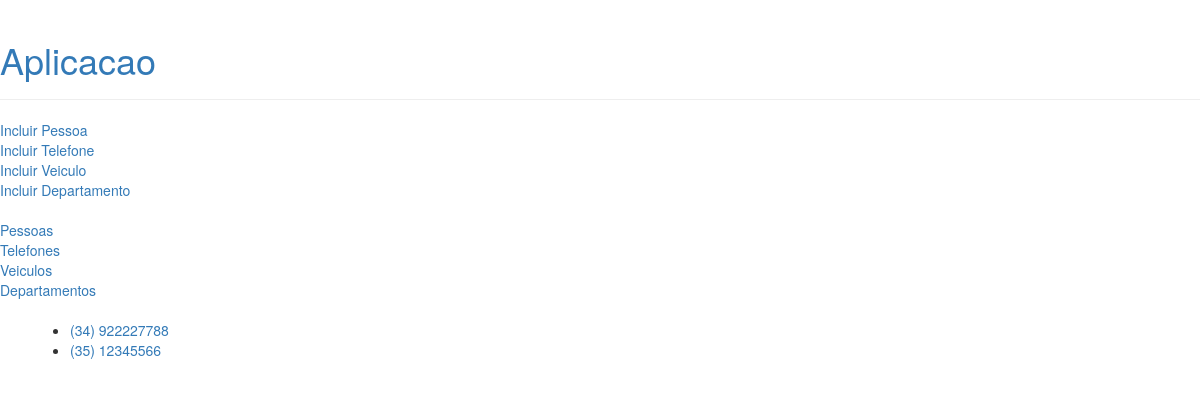
The app's page /telefones/ with its own data.
### aplicacao/models.py (models this page shows, shortened)
class Telefone(models.Model):
    ddd = models.IntegerField(null=True)
    numero = models.IntegerField(null=True)
    proprietario = models.ForeignKey(
        Pessoa,
        on_delete=models.RESTRICT,
        null=True
    )
    OPCOES_TIPO_TELEFONE = [
        ('P','Pessoal'),
        ('C','Comercial'),
        ('I','Indefinido')
    ]
    tipo = models.CharField(
        max_length=1,
        choices=OPCOES_TIPO_TELEFONE,
        default='I'
    )
    objects = TelefoneManager()

### aplicacao/views/viewstelefones.py (the view)
# urls.py: path('telefones/', viewstelefones.telefones, name='telefones'),
def telefones(request):
    db_telefones = Telefone.objects.todos().values()
    payload = { 'todostelefones' : list(db_telefones) }
    template = loader.get_template('telefone/listartelefones.html')
    return HttpResponse(template.render(payload, request))

### aplicacao/models.py (called while the page is built)
    def todos(self):
        result = self.all()
        return result

### aplicacao/templates/telefone/listartelefones.html
{% extends 'base.html' %}
{% block content %}
	{% if todostelefones %}
		<ul>
		{% for t in todostelefones %}
			<li><a href="/aplicacao/telefone/{{ t.id }}">({{t.ddd}}) {{ t.numero }}</a></li>
		{% endfor %}
        </ul>
	{% else %}
		<p>Não há telefones cadastrados na aplicacão.</p>
	{% endif %}
{% endblock %}

### records on screen
Telefone: ddd "34", numero "922227788"
Telefone: ddd "35", numero "12345566"
